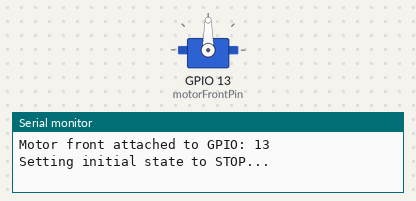
This sketch was run on a simulated ESP32. Parts: servo, the last lines printed to the serial monitor.

Above: at 0.1 s.
At 1.1 s:
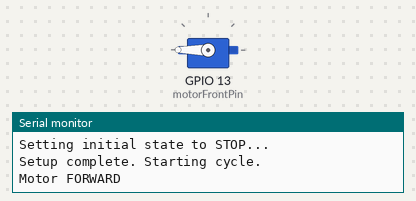
Timing chart, 0 to 2.6 s (numbered marks = the images above):
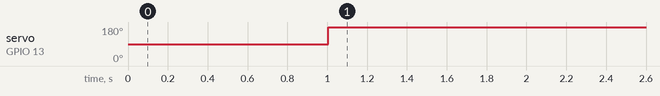

Measured:
- by itself, servo on GPIO 13 (motorFrontPin): 90° → 180° at 1.0 s

The sketch:

esp-motor-test.ino
```cpp
#include <ESP32Servo.h> // <--- 修改这里：使用 ESP32 的 Servo 库

Servo motorfront; // 创建 Servo 对象 (ESP32Servo 库会处理这个类型)
// Servo motorback;

// --- 定义常量 ---
const int motorFrontPin = 13; // 确认这是你连接的 GPIO 引脚

const int MOTOR_STOP_SIGNAL = 1500;
const int MOTOR_FORWARD_SIGNAL = 2000;

const int RUN_DURATION = 500000;
const int STOP_DURATION = 5000;

void setup() {
  Serial.begin(115200);
  Serial.println("ESP32 Motor Test - motorfront (using ESP32Servo)");

  // --- ESP32Servo 特有设置 (通常推荐) ---
  // ESP32Servo 可能需要为 PWM 分配定时器资源
  // 预先分配可以避免冲突，特别是当使用多个伺服或 PWM 输出时
  // 参数是定时器编号 (0-3)
  ESP32PWM::allocateTimer(0);
  ESP32PWM::allocateTimer(1);
  ESP32PWM::allocateTimer(2);
  ESP32PWM::allocateTimer(3);

  // 设置 PWM 频率，标准伺服是 50Hz
  motorfront.setPeriodHertz(50);
  // -----------------------------------------

  // 将 motorfront 对象附加到指定的 GPIO 引脚
  // ESP32Servo 的 attach 通常接受 pin, min_us, max_us
  motorfront.attach(motorFrontPin, 1000, 2000); // 最小脉宽 1000µs, 最大脉宽 2000µs

  Serial.print("Motor front attached to GPIO: ");
  Serial.println(motorFrontPin);

  Serial.println("Setting initial state to STOP...");
  motorfront.writeMicroseconds(MOTOR_STOP_SIGNAL);
  delay(1000);

  Serial.println("Setup complete. Starting cycle.");
}

void loop() {
  // --- 正转阶段 ---
  Serial.println("Motor FORWARD");
  motorfront.writeMicroseconds(MOTOR_FORWARD_SIGNAL);
  delay(RUN_DURATION);

  // --- 停止阶段 ---
  Serial.println("Motor STOP");
  motorfront.writeMicroseconds(MOTOR_STOP_SIGNAL);
  delay(STOP_DURATION);
}
```
